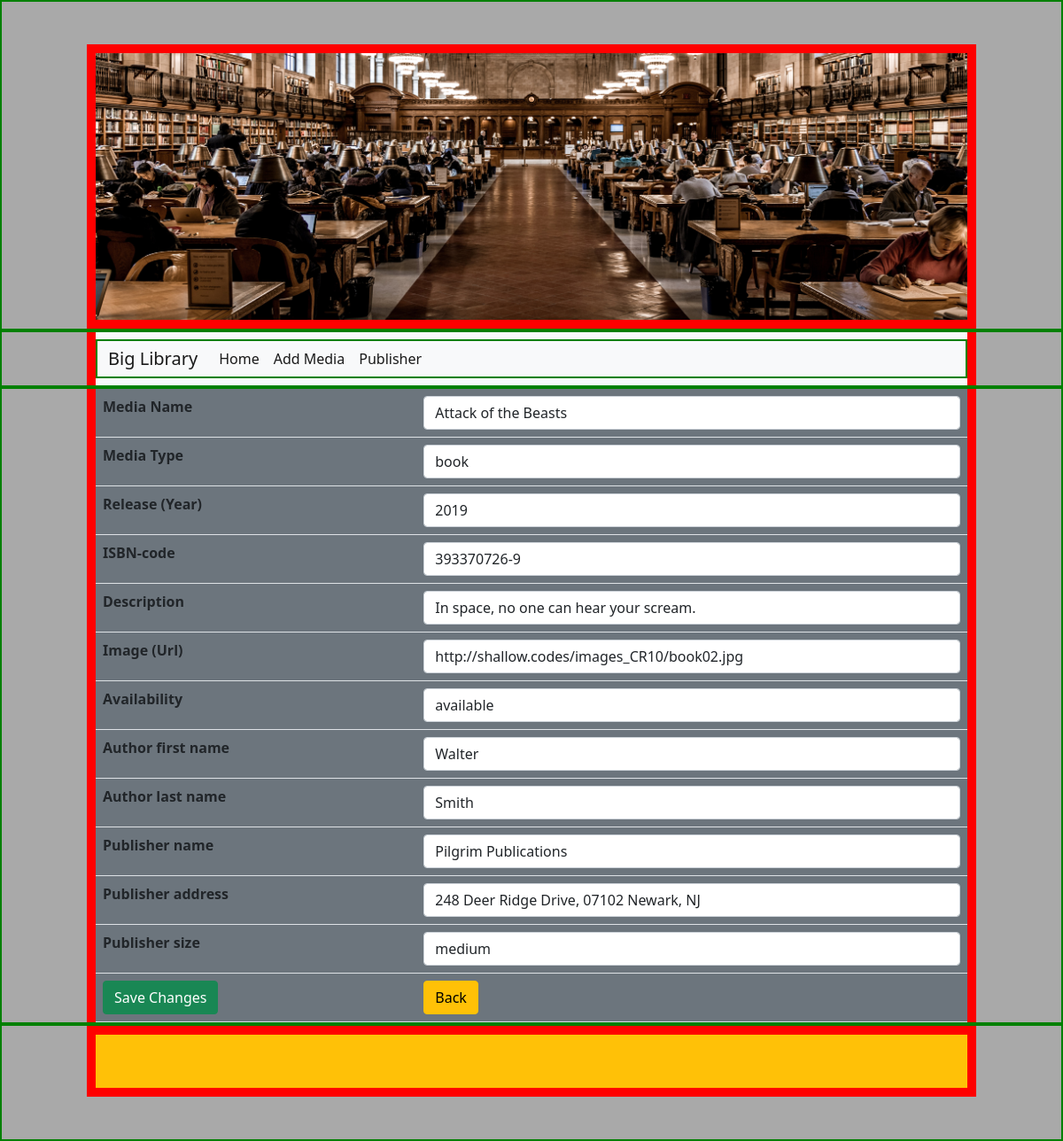
/php/update.php?id=301, run on the app's committed database.
### tables this page shows
CREATE TABLE `library_all_media` (
  `id` int(11) NOT NULL,
  `media_title` varchar(50) NOT NULL,
  `media_type` varchar(4) NOT NULL,
  `media_date` year(4) NOT NULL,
  `media_isbn` varchar(11) NOT NULL,
  `media_descr` varchar(100) NOT NULL,
  `media_image` varchar(100) NOT NULL,
  `media_status` varchar(9) NOT NULL,
  `author_fname` varchar(20) NOT NULL,
  `author_lname` varchar(20) NOT NULL,
  `pub_name` varchar(30) NOT NULL,
  `pub_address` varchar(50) NOT NULL,
  `pub_size` varchar(6) NOT NULL
);

### php/update.php (the view, shortened to what this page needs)
<?php
require_once 'actions/db_connect.php';
if ($_GET['id']) {
    $id = $_GET['id'];
    $sql = "SELECT * FROM library_all_media WHERE id = {$id}";
    $result = $connect->query($sql);
    if ($result->num_rows == 1) {
        $data = $result->fetch_assoc();
        $media_title = $data['media_title'];
        $media_type = $data['media_type'];
        $media_date = $data['media_date'];
        $media_isbn = $data['media_isbn'];
        $media_descr = $data['media_descr'];
        $media_image = $data['media_image'];
        $media_status = $data['media_status'];
        $author_fname = $data['author_fname'];
        $author_lname = $data['author_lname'];
        $pub_name = $data['pub_name'];
        $pub_address = $data['pub_address'];
        $pub_size = $data['pub_size'];
    } else {
        header("location: error.php");
    }
} else {
    header("location: error.php");
}
?>
<!DOCTYPE html>
<html lang="en">
<head>
    <?php require_once 'components/bootstrap.php' ?>
    <link rel="stylesheet" type="text/css" href="../styles/styles.css">
</head>
<body>
    <?php include_once "header.php" ?>
    <?php include_once "navbar.php" ?>
    <div class="container-fluid mx-auto px-5">
        <div class="wrapIndex mx-5 bg-secondary">
            <form action="actions/a_update.php" method="post" enctype="multipart/form-data">
                <table class="table">
                    <tr>
                        <th>Media Name</th>
                        <td><input class='form-control' type="text" name="m_name" placeholder="Name of the media" value="<?php echo $media_title ?>" /></td>
                    </tr>
                    <tr>
                        <th>Media Type</th>
                        <td><input class='form-control' type="text" name="m_type" placeholder="Type of the media" value="<?php echo $media_type ?>" /></td>
                    </tr>
                    <tr>
                        <th>Release (Year)</th>
                        <td><input class='form-control' type="number" name="m_date" placeholder="Year of release" value="<?php echo $media_date ?>" /></td>
                    </tr>
                    <tr>
                        <th>ISBN-code</th>
                        <td><input class='form-control' type="text" name="m_isbn" placeholder="ISBN-code of the media" value="<?php echo $media_isbn ?>" /></td>
                    </tr>
                    <tr>
                        <th>Description</th>
                        <td><input class='form-control' type="text" name="m_descr" placeholder="Short description" value="<?php echo $media_descr ?>" /></td>
                    </tr>
                    <tr>
                        <th>Image (Url)</th>
                        <td><input class='form-control' type="text" name="m_image" placeholder="Image-Url of the media" value="<?php echo $media_image ?>" /></td>
                    </tr>
                    <tr>
                        <th>Availability</th>
                        <td><input class='form-control' type="text" name="m_status" placeholder="available / reserved" value="<?php echo $media_status ?>" /></td>
                    </tr>
                    <tr>
                        <th>Author first name</th>
                        <td><input class='form-control' type="text" name="a_fname" placeholder="First name of the author" value="<?php echo $author_fname ?>" /></td>
                    </tr>
                    <tr>
                        <th>Author last name</th>
                        <td><input class='form-control' type="text" name="a_lname" placeholder="Last name of the author" value="<?php echo $author_lname ?>" /></td>
                    </tr>
                    <tr>
                        <th>Publisher name</th>
                        <td><input class='form-control' type="text" name="p_name" placeholder="Name of the publisher" value="<?php echo $pub_name ?>" /></td>
                    </tr>
                    <tr>
                        <th>Publisher address</th>
                        <td><input class='form-control' type="text" name="p_address" placeholder="Address of the publisher" value="<?php echo $pub_address ?>" /></td>
                    </tr>
                    <tr>
                        <th>Publisher size</th>
                        <td><input class='form-control' type="text" name="p_size" placeholder="Size of the publisher" value="<?php echo $pub_size ?>" /></td>
                    </tr>
                    <tr>
                        <td><button class="btn btn-success" type="submit">Save Changes</button></td>
                        <td><a href="index.php"><button class="btn btn-warning" type="button">Back</button></a></td>
                    </tr>
                </table>
            </form>
        </div>
    </div>
    <?php include_once "footer.php" ?>
</body>
</html>

### styles/styles.css (style rules this page uses)
body, html { background-color: darkgrey; }
.container-fluid { border: 2px solid green; overflow: hidden; }
.table { padding: 0; margin: 0; overflow: hidden; }
.wrapIndex { border-left: 10px solid red; border-right: 10px solid red; overflow: hidden; }

### data on the page
library_all_media: m_name "Attack of the Beasts", m_type "book", m_date "2019", m_isbn "393370726-9", m_descr "In space, no one can hear your scream.", m_image "http://shallow.codes/images_CR10/book02.jpg", m_status "available", a_fname "Walter", a_lname "Smith", p_name "Pilgrim Publications", p_address "248 Deer Ridge Drive, 07102 Newark, NJ", p_size "medium"
